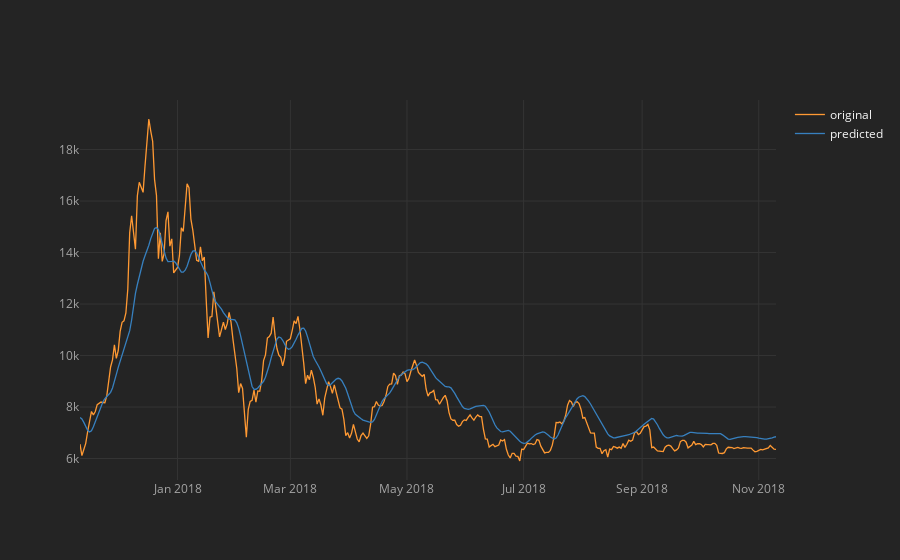

Notebook code for this chart:
### Code cell
myPLOT.iplot()

### Figure 1 — Plotly figure (JSON) as saved in the notebook; plotly's stock layout.template omitted (floating-point values rounded to 4 significant figures; data arrays with more than 128 entries replaced by an {"elided": "..."} marker saying what was removed)
{"data": [{"line": {"color": "rgba(255, 153, 51, 1.0)", "dash": "solid", "shape": "linear", "width": 1.3}, "mode": "lines", "name": "original", "text": "", "type": "scatter", "x": {"elided": "365 str values"}, "y": {"elided": "365 float values"}}, {"line": {"color": "rgba(55, 128, 191, 1.0)", "dash": "solid", "shape": "linear", "width": 1.3}, "mode": "lines", "name": "predicted", "text": "", "type": "scatter", "x": {"elided": "365 str values"}, "y": {"elided": "365 float values"}}], "layout": {"legend": {"bgcolor": "#242424", "font": {"color": "#F4F4F4"}}, "paper_bgcolor": "#242424", "plot_bgcolor": "#242424", "title": {"font": {"color": "#F4F4F4"}}, "xaxis": {"gridcolor": "#343434", "showgrid": true, "tickfont": {"color": "#A4A4A4"}, "title": {"font": {"color": "#A4A4A4"}, "text": ""}, "zerolinecolor": "#444444"}, "yaxis": {"gridcolor": "#343434", "showgrid": true, "tickfont": {"color": "#A4A4A4"}, "title": {"font": {"color": "#A4A4A4"}, "text": ""}, "zerolinecolor": "#444444"}}}
